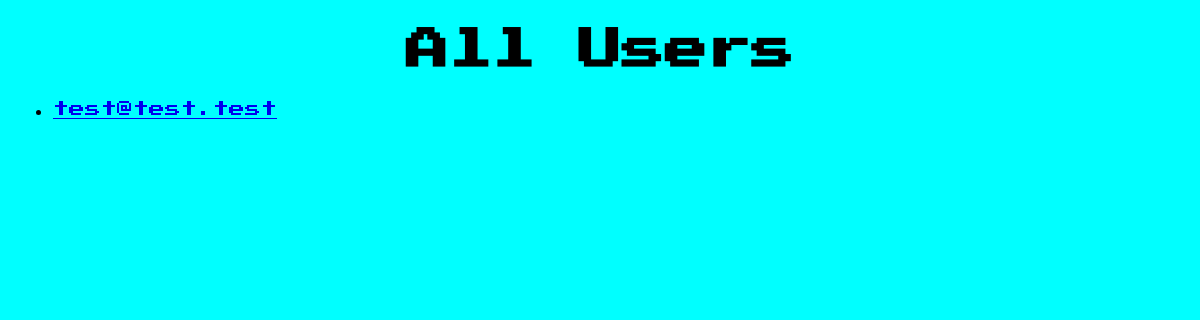
The app's page /users, older data.
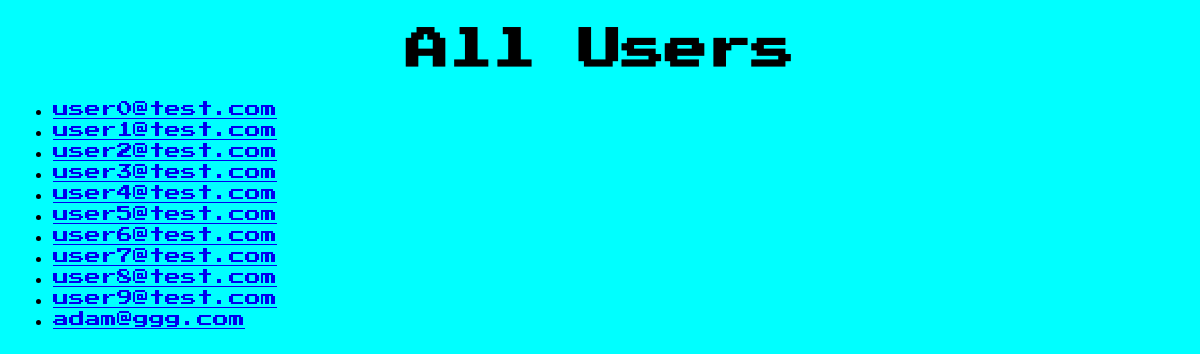
The same page, newer data.
### model.py (models this page shows, shortened)
class User(db.Model):
    __tablename__ = "users"
    user_id = db.Column(db.Integer, autoincrement=True, primary_key=True)
    email = db.Column(db.String, unique=True)
    password = db.Column(db.String)

### server.py (the view)
@app.route('/users')
def all_users():
    users = crud.get_users()
    return render_template("all_users.html", users=users)

### crud.py (called while the page is built)
def get_users():
    return User.query.all()

### templates/all_users.html
{% extends 'base.html' %} {% block title %}All Movies{% endblock %} {% block
body %}
<h1>All Users</h1>
<ul>
  {% for user in users %}
  <li>
    <a href="/users/{{ user.user_id }}"> {{ user.email }} </a>
  </li>
  {% endfor %}
</ul>
{% endblock %}

### templates/base.html (shortened to what this page needs)
<!DOCTYPE html>
<html>
  <head>
    <link rel="stylesheet" href="/static/styles.css" />
  </head>
  <body>
     {% block body %}{% endblock %}
  </body>
</html>

### static/styles.css (style rules this page uses)
body { background-color: aqua; }
h1 { font-size: 2.7rem; text-align: center; font-family: 'Press Start 2P', cursive; }
li { font-family: 'Press Start 2P', cursive; margin: 5px; }

Row changes from the older to the newer data that the page shows:
changed User: email "test@test.test" → "user0@test.com"
added User: email "user1@test.com"
added User: email "user2@test.com"
added User: email "user3@test.com"
added User: email "user4@test.com"
added User: email "user5@test.com"
added User: email "user6@test.com"
added User: email "user7@test.com"
added User: email "user8@test.com"
added User: email "user9@test.com"
added User: email "adam@ggg.com"
